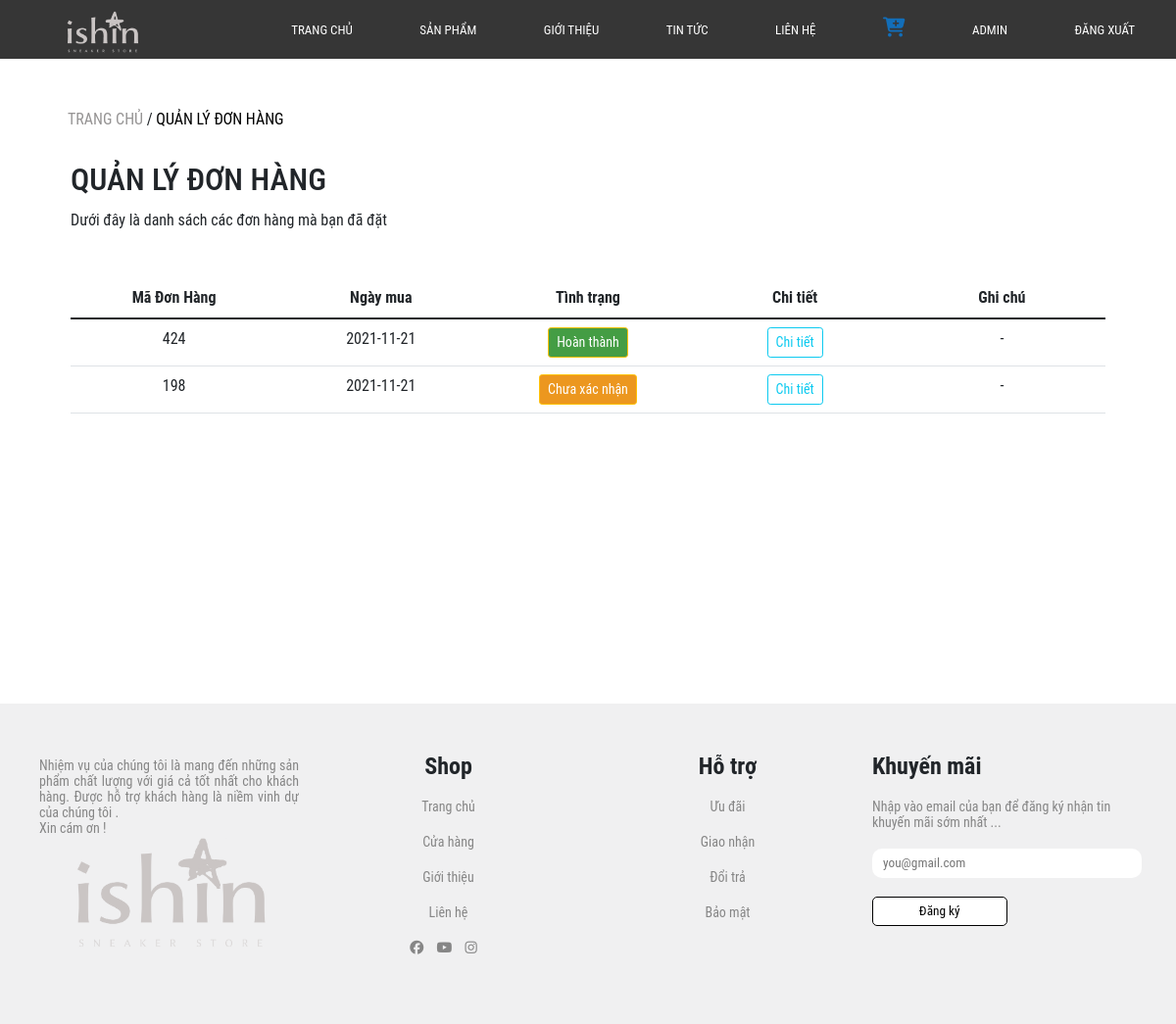
The page /shop/quan_ly_don.php?user=admin (signed in) on the database its author committed.
### tables this page shows
CREATE TABLE `don_hang` (
  `ma_don` int(11) NOT NULL,
  `user` varchar(20) NOT NULL,
  `date` date NOT NULL,
  `tinh_trang` int(20) NOT NULL,
  `ho_va_ten` varchar(50) NOT NULL,
  `So_dien_thoai` varchar(50) NOT NULL,
  `email` varchar(50) NOT NULL,
  `Dia_chi` varchar(50) NOT NULL,
  `note` varchar(50) NOT NULL
);

### shop/quan_ly_don.php (the view, shortened to what this page needs)
<?php
    $sql=mysqli_connect("localhost","root","","data_ishine");
    if(isset($_REQUEST['user'])){
        $user=$_REQUEST['user'];
    }
    $selectData = "SELECT * FROM don_hang";
    $row=$sql->query($selectData);
    $arr=array();
    while($res=$row->fetch_assoc()){
        array_push($arr,$res);
    }
    $arr_don_hang=array_filter($arr,"getDon");
    function getDon($don){
        return $don['user']==$GLOBALS['user'];
    }
    function getStatusId($i){
        if($i==1){
            return "status_1";
        }
        if($i==4){
            return "status_4";
        }
    }
    function getStatusText($i){
        if($i==1){
            return "Chưa xác nhận";
        }
        if($i==4){
            return "Hoàn thành";
        }
    }
?>
<!DOCTYPE html>
<html lang="en">
<head>
    <link href="https://cdn.jsdelivr.net/npm/bootstrap@5.1.3/dist/css/bootstrap.min.css" rel="stylesheet">
    <link rel="stylesheet" href="https://unpkg.com/swiper/swiper-bundle.min.css"/>
    <link rel="stylesheet" href="../css/quan_ly_don/style.css">
    <link rel="stylesheet" href="https://cdn.jsdelivr.net/npm/bootstrap-icons@1.6.0/font/bootstrap-icons.css">
</head>
<body>
    <?php require('top_menu.php') ?>
<section class="main container" style="margin-top:50px ;">
        <div class="display-filter container" style="margin-bottom: 30px;">
            <div class="link">
                <a href="trang_chu.php" style="color:rgb(150, 148, 148);">TRANG CHỦ</a>
                <span>/</span>
                <a href="" style="color: black;">QUẢN LÝ ĐƠN HÀNG</a>
            </div>
        </div>
        <div class="text">
            <h2>QUẢN LÝ ĐƠN HÀNG</h2>
            <p>Dưới đây là danh sách các đơn hàng mà bạn đã đặt</p>
        </div>
        <div class="manage-table">
            <table class="table table-hover">
                <thead class="thead-dark">
                   <tr>
                      <th style="width: 20%">Mã Đơn Hàng</th>
                      <th style="width: 20%">Ngày mua</th>
                      <th style="width: 20%">Tình trạng</th>
                      <th style="width: 20%">Chi tiết</th>
                      <th style="width: 20%">Ghi chú</th>
                   </tr>
                </thead>
                <tbody>
                <?php
                    foreach($arr_don_hang as $i => $don_hang){
                        $ma_don=$don_hang['ma_don'];
                        $date=$don_hang['date'];
                        $status=getStatusText($don_hang['tinh_trang']);
                        $statusId=getStatusId($don_hang['tinh_trang']);
                        echo " <tr>
                                    <td>$ma_don</td>
                                    <td>$date</td>
                                    <td><button type=\"button\" class=\"btn btn-warning btn-sm\" id=\"$statusId\">$status</button></td>
                                    <td><a href=\"chi_tiet_don_hang.php?ma_don=$ma_don&user=$user\" class=\"btn btn-outline-info btn-sm\" role=\"button\">Chi tiết</a></td>
                                    <td>-</td>
                                </tr>";
                    }
                ?>
                </tbody>
             </table>
        </div>
    </section>
    <?php require('footer.php') ?>
</body>
</html>

### css/quan_ly_don/style.css (style rules this page uses)
* { margin: 0; padding: 0; box-sizing: border-box; font-family: "Roboto Condensed", sans-serif; }
a { text-decoration: none; }
.text p { text-align: justify; line-height: 1.6; }
.display-filter { margin: 15px; }
.text { margin-top: 30px; margin-left: 30px; }
.text h2 { margin: 10px 0; }
.manage-table { padding: 30px; padding-bottom: 200px; }
.table { text-align: center; }
#status_1 { background-color: #EC971F; color: #fff; }
#status_4 { background-color: #449D44; color: #fff; }

### rows shown on the page
don_hang: ma_don "424", date "2021-11-21", tinh_trang "Hoàn thành"
don_hang: ma_don "198", date "2021-11-21", tinh_trang "Chưa xác nhận"
